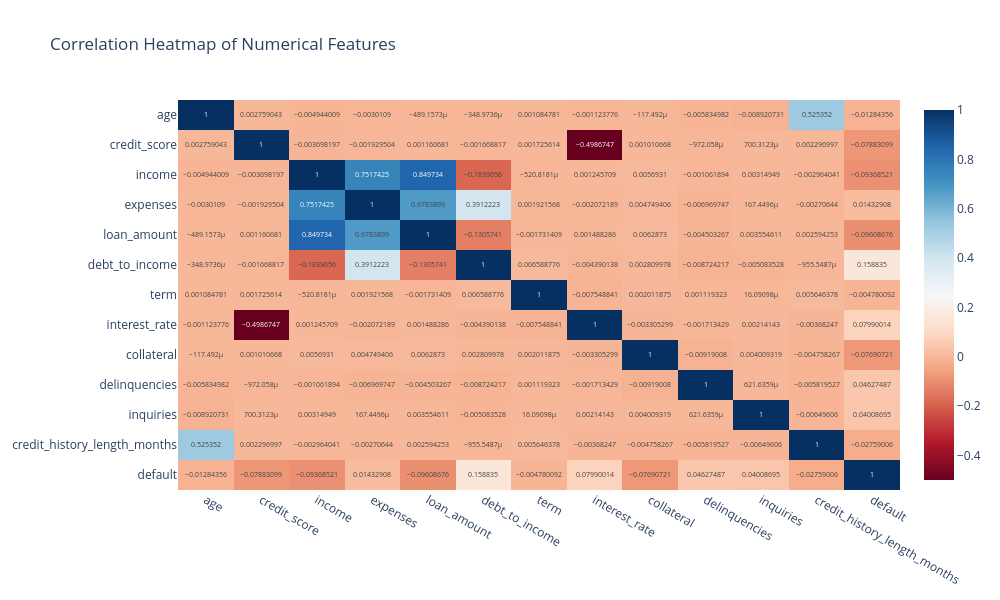

Write notebook code for a chart like this one.
### Markdown cell above
The boxplot compares the distribution of debt-to-income (DTI) ratios between borrowers who repaid their loans and those who defaulted. Borrowers who defaulted generally have higher DTI ratios, with a median closer to 0.33 compared to approximately 0.28 for those who did not default. The interquartile range is also wider among defaulters, indicating greater variability in financial stress levels. Both groups have similar maximum values, capped around 0.6, but defaulters tend to have a higher concentration of DTI values in the upper range. This suggests that borrowers with heavier debt burdens relative to income are more likely to default, making DTI an important feature for credit risk assessment.

### Code cell
corr_matrix = df.select_dtypes(include=np.number).corr()

fig_corr = px.imshow(corr_matrix,
                     text_auto=True,
                     aspect="auto",
                     color_continuous_scale='RdBu',
                     title='Correlation Heatmap of Numerical Features')
fig_corr.update_layout(height=600, width=1000)
fig_corr.show()

### Figure 1 — Plotly figure (JSON) as saved in the notebook; plotly's stock layout.template omitted (floating-point values rounded to 4 significant figures; data arrays with more than 128 entries replaced by an {"elided": "..."} marker saying what was removed)
{"data": [{"coloraxis": "coloraxis", "hovertemplate": "x: %{x}<br>y: %{y}<br>color: %{z}<extra></extra>", "name": "0", "texttemplate": "%{z}", "type": "heatmap", "x": ["age", "credit_score", "income", "expenses", "loan_amount", "debt_to_income", "term", "interest_rate", "collateral", "delinquencies", "inquiries", "credit_history_length_months", "default"], "xaxis": "x", "y": ["age", "credit_score", "income", "expenses", "loan_amount", "debt_to_income", "term", "interest_rate", "collateral", "delinquencies", "inquiries", "credit_history_length_months", "default"], "yaxis": "y", "z": {"elided": "13x13 float values"}}], "layout": {"coloraxis": {"colorscale": [[0, "rgb(103,0,31)"], [0.1, "rgb(178,24,43)"], [0.2, "rgb(214,96,77)"], [0.3, "rgb(244,165,130)"], [0.4, "rgb(253,219,199)"], [0.5, "rgb(247,247,247)"], [0.6, "rgb(209,229,240)"], [0.7, "rgb(146,197,222)"], [0.8, "rgb(67,147,195)"], [0.9, "rgb(33,102,172)"], [1, "rgb(5,48,97)"]]}, "height": 600, "title": {"text": "Correlation Heatmap of Numerical Features"}, "width": 1000, "xaxis": {"anchor": "y", "autorange": true, "domain": [0, 1], "range": [-0.5, 12.5], "type": "category"}, "yaxis": {"anchor": "x", "autorange": true, "domain": [0, 1], "range": [12.5, -0.5], "type": "category"}}}
